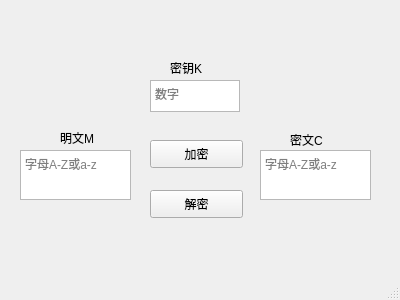
<?xml version="1.0" encoding="UTF-8"?>
<ui version="4.0">
 <class>MainWindow</class>
 <widget class="QMainWindow" name="MainWindow">
  <property name="geometry">
   <rect>
    <x>0</x>
    <y>0</y>
    <width>400</width>
    <height>300</height>
   </rect>
  </property>
  <property name="windowTitle">
   <string>MainWindow</string>
  </property>
  <widget class="QWidget" name="centralwidget">
   <widget class="QTextEdit" name="M_text">
    <property name="geometry">
     <rect>
      <x>20</x>
      <y>150</y>
      <width>111</width>
      <height>50</height>
     </rect>
    </property>
    <property name="placeholderText">
     <string>字母A-Z或a-z</string>
    </property>
   </widget>
   <widget class="QTextEdit" name="C_text">
    <property name="geometry">
     <rect>
      <x>260</x>
      <y>150</y>
      <width>111</width>
      <height>50</height>
     </rect>
    </property>
    <property name="placeholderText">
     <string>字母A-Z或a-z</string>
    </property>
   </widget>
   <widget class="QPushButton" name="Encrypt_Button">
    <property name="geometry">
     <rect>
      <x>150</x>
      <y>140</y>
      <width>93</width>
      <height>28</height>
     </rect>
    </property>
    <property name="text">
     <string>加密</string>
    </property>
   </widget>
   <widget class="QPushButton" name="Decrypt_Button">
    <property name="geometry">
     <rect>
      <x>150</x>
      <y>190</y>
      <width>93</width>
      <height>28</height>
     </rect>
    </property>
    <property name="text">
     <string>解密</string>
    </property>
   </widget>
   <widget class="QLabel" name="M_label">
    <property name="geometry">
     <rect>
      <x>60</x>
      <y>130</y>
      <width>41</width>
      <height>16</height>
     </rect>
    </property>
    <property name="text">
     <string>明文M</string>
    </property>
   </widget>
   <widget class="QLabel" name="C_label">
    <property name="geometry">
     <rect>
      <x>290</x>
      <y>130</y>
      <width>41</width>
      <height>20</height>
     </rect>
    </property>
    <property name="text">
     <string>密文C</string>
    </property>
   </widget>
   <widget class="QTextEdit" name="K_text">
    <property name="geometry">
     <rect>
      <x>150</x>
      <y>80</y>
      <width>90</width>
      <height>32</height>
     </rect>
    </property>
    <property name="placeholderText">
     <string>数字</string>
    </property>
   </widget>
   <widget class="QLabel" name="K_label">
    <property name="geometry">
     <rect>
      <x>170</x>
      <y>60</y>
      <width>41</width>
      <height>16</height>
     </rect>
    </property>
    <property name="text">
     <string>密钥K</string>
    </property>
   </widget>
  </widget>
  <widget class="QStatusBar" name="statusbar"/>
 </widget>
 <resources/>
 <connections>
  <connection>
   <sender>Encrypt_Button</sender>
   <signal>clicked()</signal>
   <receiver>MainWindow</receiver>
   <slot>MtoC()</slot>
   <hints>
    <hint type="sourcelabel">
     <x>235</x>
     <y>139</y>
    </hint>
    <hint type="destinationlabel">
     <x>250</x>
     <y>134</y>
    </hint>
   </hints>
  </connection>
  <connection>
   <sender>Decrypt_Button</sender>
   <signal>clicked()</signal>
   <receiver>MainWindow</receiver>
   <slot>CtoM()</slot>
   <hints>
    <hint type="sourcelabel">
     <x>224</x>
     <y>201</y>
    </hint>
    <hint type="destinationlabel">
     <x>254</x>
     <y>200</y>
    </hint>
   </hints>
  </connection>
 </connections>
 <slots>
  <slot>MtoC()</slot>
  <slot>CtoM()</slot>
 </slots>
</ui>
